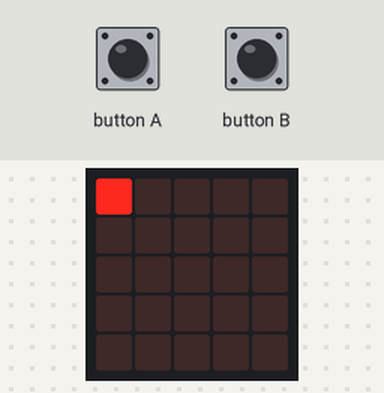
The program below on a simulated BBC micro:bit (MakeCode). Parts: the board's 5×5 LED display. Inputs (shaded band) come from the test bench.

Above: at 1.2 s.
1.3 s: button A pressed for 0.15 s
At 2.2 s:
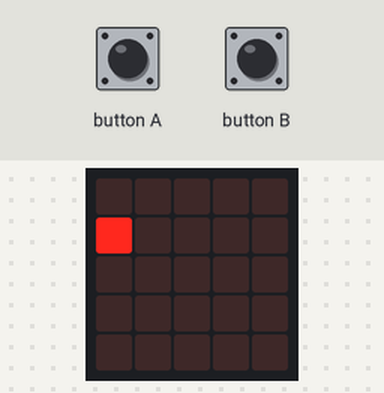
2.9 s: button B pressed for 0.15 s
At 3.4 s:
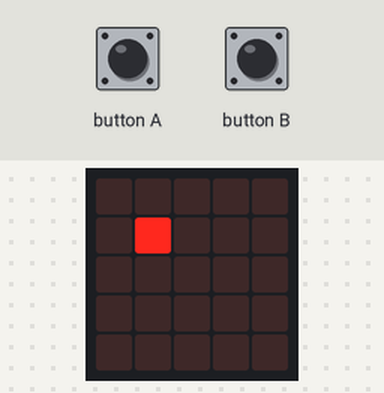
4.5 s: button A pressed for 0.15 s
At 5.8 s:
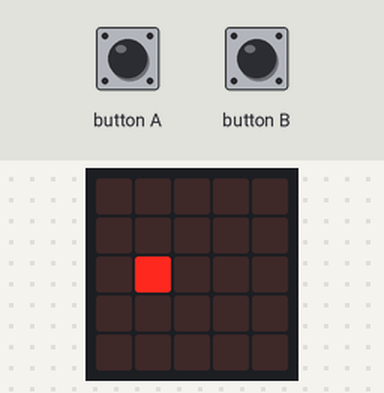
6.1 s: button B pressed for 0.15 s
At 7.0 s:
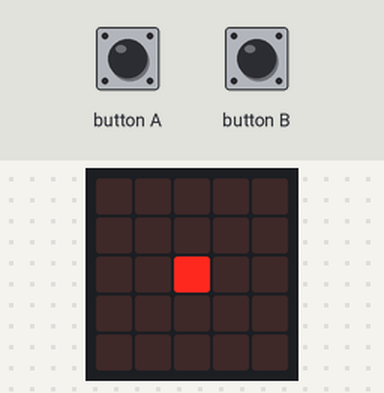
7.7 s: button A pressed for 0.15 s
At 8.2 s:
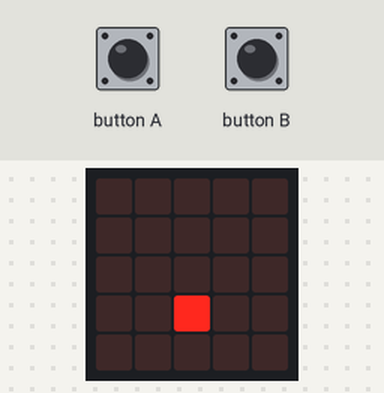
9.3 s: button B pressed for 0.15 s
At 10.6 s:
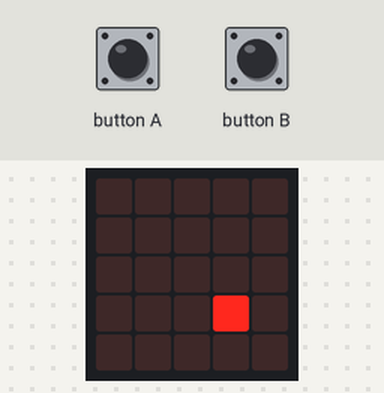
Timing chart, 0 to 11.9 s (numbered marks = the images above; inputs shaded):
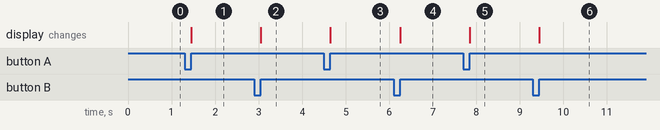

Measured:
- after the input at 1.3 s, the display: changes after 0.15 s (image 1)
- after the input at 2.9 s, the display: changes after 0.15 s (image 2)
- after the input at 4.5 s, the display: changes after 0.15 s (image 3)
- after the input at 6.1 s, the display: changes after 0.15 s (image 4)
- after the input at 7.7 s, the display: changes after 0.15 s (image 5)
- after the input at 9.3 s, the display: changes after 0.15 s (image 6)

The program:

main.ts
```typescript
input.onButtonPressed(Button.A, function () {
    if (a == 4) {
        led.unplot(b, a)
        a = 0
        led.plot(b, a)
    } else {
        led.unplot(b, a)
        a += 1
        led.plot(b, a)
    }
})
input.onButtonPressed(Button.B, function () {
    if (b == 4) {
        led.unplot(b, a)
        b = 0
        led.plot(b, a)
    } else {
        led.unplot(b, a)
        b += 1
        led.plot(b, a)
    }
})
let a = 0
let b = 0
b = 0
a = 0
led.plot(0, 0)
basic.forever(function () {

})
```

test.ts
```typescript
// ide kerülnek a tesztek; a rendszer ezt nem kompilálja, ha a csomagot bővítményként használják.
```
